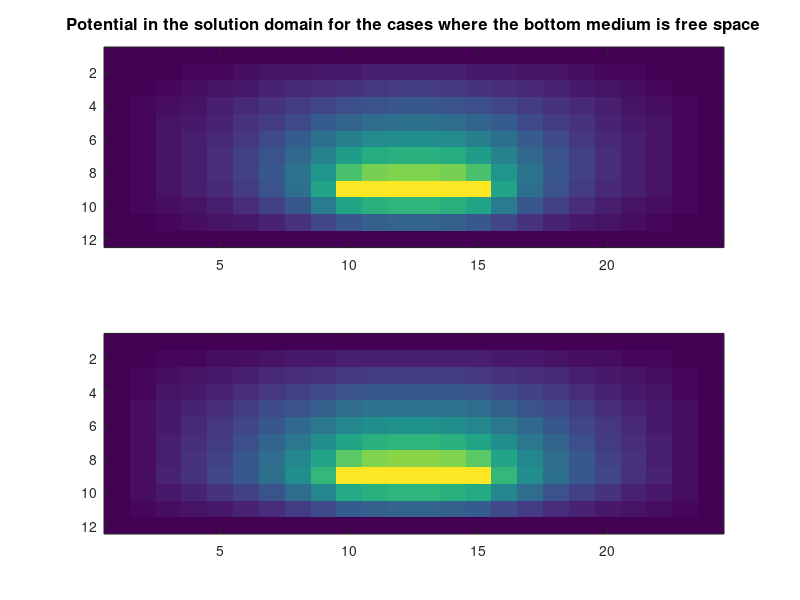

This chart was generated by the following MATLAB code:
clc;
clear all;
close all;

display('The given dimensions are-');
display('h=15,lx=120,ly=60,dx=dy=5 ; everything is in mm ');
display('the permittivities are-');
display('E1=E0=8.854e-12,E2= 3.5*E0');
display('Initial step sizes are');
display('dx=dy=5 ');

lx = 120;  % in mm
ly = 60; % in mm
w = 30; %lx/4; % in mm
h = ly/4; % in mm
d = 5;  % dx=dy  in mm
wd = w / d;
hd = h / d;
ldx = lx / d;
ldy = ly / d;
Eo = 1; %8.854e-12;
E1 = Eo;
E2 = 1000*Eo;
p = zeros(ldy,ldx);
p(1,:)=0;p(ldy,:)=0;p(:,1)=0;p(:,ldx)=0;
p((ldy - hd),(ldx/2-wd/2):((ldx/2)+(wd/2))) = 1;

for N = 1:300
for i= 2:ldy-1
    for j=2:ldx-1
       
        if (i == (ldy - hd))
            if (j<((ldx/2)-(wd/2))+1) || (j>((ldx/2)+(wd/2)))
                p(i,j)= ((p(i,j+1)/4)+(p(i,j-1)/4)+(E1/(2*(E1+E2)))*p(i+1,j)+(E2/(2*(E1+E2)))*p(i-1,j));
            end
            
        else
            p(i,j)= (p(i+1,j)+p(i-1,j)+p(i,j+1)+p(i,j-1))/4;
        end
    end
    
end
end
p0 = zeros(ldy,ldx);
p0(1,:)=0;p0(ldy,:)=0;p0(:,1)=0;p0(:,ldx)=0;
p0((ldy - hd),((ldx/2)-(wd/2)):((ldx/2)+(wd/2))) = 1;

for N = 1:300
for i= 2:ldy-1
    for j=2:ldx-1
       if  ~(  (j>=((ldx/2)-(wd/2)+1)  &&  j<=((ldx/2)+(wd/2))) && (i == (ldy - hd))   )
              p0(i,j)= (p0(i+1,j)+p0(i-1,j)+p0(i,j+1)+p0(i,j-1))/4; 
       end
    end
    
end
end
subplot(2,1,1);
imagesc(p0);
title('Potential in the solution domain for the cases where the bottom medium is free space','fontsize',12);
subplot(2,1,2);
imagesc(p);

p0 = Eo*p0;

sm1 = sum(p0((ldy-hd-2),((ldx-wd)/2)-1:((ldx+wd)/2)+1)) - sum(p0((ldy-hd-1),((ldx-wd)/2)-1:((ldx+wd)/2)+1));
sm2 = sum(p0((ldy-hd+2),((ldx-wd)/2)-1:((ldx+wd)/2)+1)) - sum(p0((ldy-hd+1),((ldx-wd)/2)-1:((ldx+wd)/2)+1));
sm3 = sum(p0((ldy-hd-1):(ldy-hd+1),((ldx-wd)/2)-1)) - sum(p0((ldy-hd-1):(ldy-hd+1),((ldx-wd)/2)-0));
sm4 = sum(p0((ldy-hd-1):(ldy-hd+1),((ldx+wd)/2)+2)) - sum(p0((ldy-hd-1):(ldy-hd+1),((ldx+wd)/2)+1));
k = sm1 + sm2 + sm3 + sm4;

sq1 = E1*(sum(p((ldy-hd-2),((ldx-wd)/2)-1:((ldx+wd)/2)+1)) - sum(p((ldy-hd-1),((ldx-wd)/2)-1:((ldx+wd)/2)+1)));
sq2 = E2*(sum(p((ldy-hd+2),((ldx-wd)/2)-1:((ldx+wd)/2)+1)) - sum(p((ldy-hd+1),((ldx-wd)/2)-1:((ldx+wd)/2)+1)));

sq3 =              E1*(p((ldy-hd-1),((ldx-wd)/2)-2) - p((ldy-hd-1),((ldx-wd)/2)-1));
sq4 = ((E1/2)+(E2/2))*(p((ldy-hd+0),((ldx+wd)/2)-2) - p((ldy-hd+0),((ldx-wd)/2)-1));
sq5 =              E2*(p((ldy-hd+1),((ldx-wd)/2)-2) - p((ldy-hd+1),((ldx-wd)/2)-1));

sq6 =              E2*(p((ldy-hd+1),((ldx+wd)/2)+2) - p((ldy-hd+1),((ldx+wd)/2)+1));
sq7 = ((E1/2)+(E2/2))*(p((ldy-hd+0),((ldx+wd)/2)+2) - p((ldy-hd-0),((ldx+wd)/2)+1));
sq8 =              E1*(p((ldy-hd-1),((ldx+wd)/2)+2) - p((ldy-hd-1),((ldx+wd)/2)+1));

sq = sq1 + sq2 + sq3 + sq4 + sq5 + sq6 + sq7 + sq8;

c = sq; c0 = k;
L = (1/(3e+8*sqrt(c0)))^2;
Zo = 1 / (3e+8*sqrt(c*c0));
Vp = 3e+8*sqrt(c0/c);